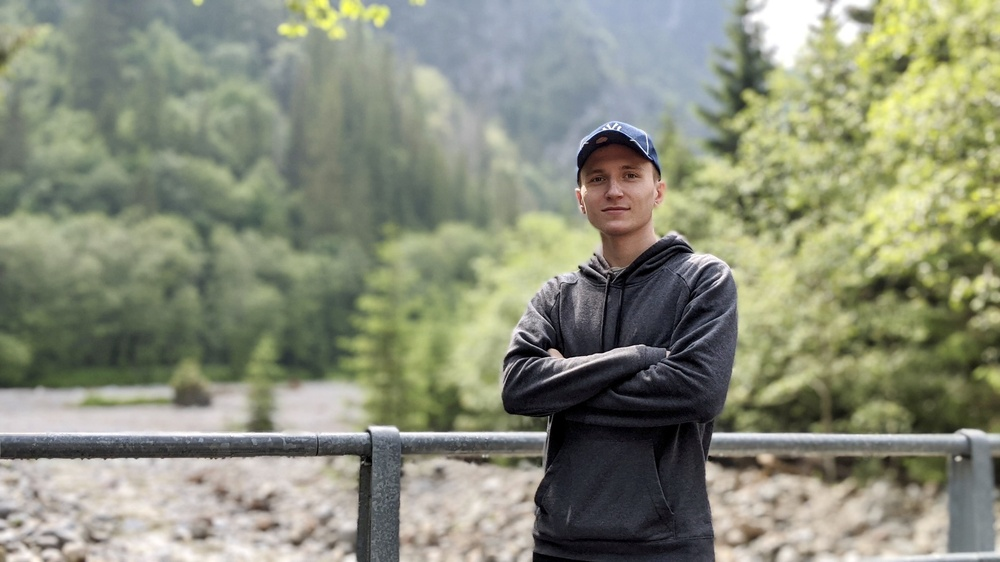
#> input picture image.jpg, 1000 x 562 px, shrunk from 4032 x 2268 before the run
$ python warm.py
#> lines starting #> are read from the running program, lines starting #| are printed output that depends on the picture
import cv2
import numpy as np


def add_warmer_shades(image, amount):
#> called with image = 'image.jpg', amount = 40
    image = cv2.imread(image)
#> image is the input picture: shape (562, 1000, 3); mean B, G, R 122.3, 141.5, 137.7

    # Convert BGR image to LAB color space
    lab_image = cv2.cvtColor(image, cv2.COLOR_BGR2LAB)
#> lab_image: shape (562, 1000, 3); mean of channels 0, 1, 2 146.2, 123.4, 137.6

    # Split channels
    l_channel, a_channel, b_channel = cv2.split(lab_image)
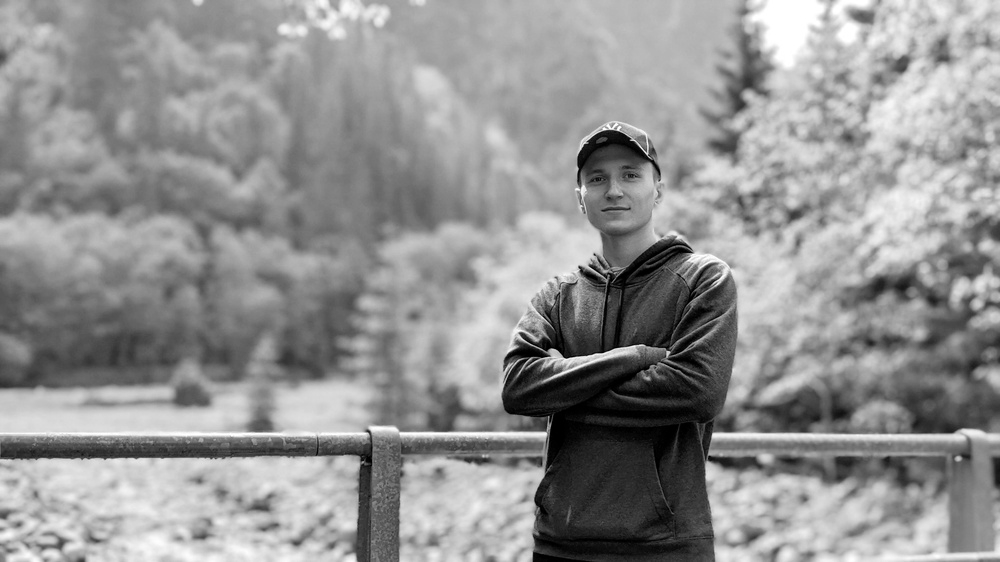
#> l_channel: shape (562, 1000); min 0, max 255, mean 146.2
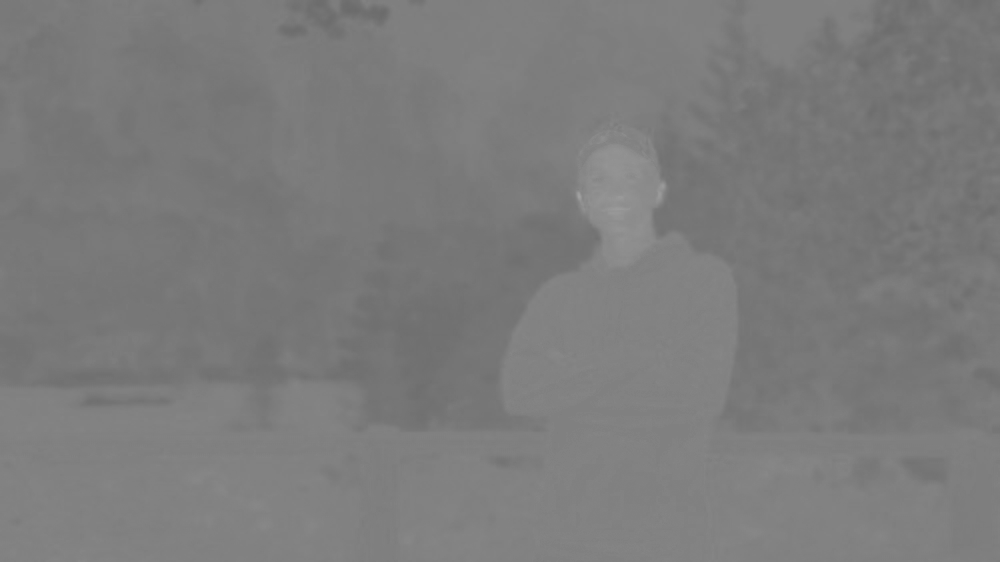
#> a_channel: shape (562, 1000); min 107, max 161, mean 123.4
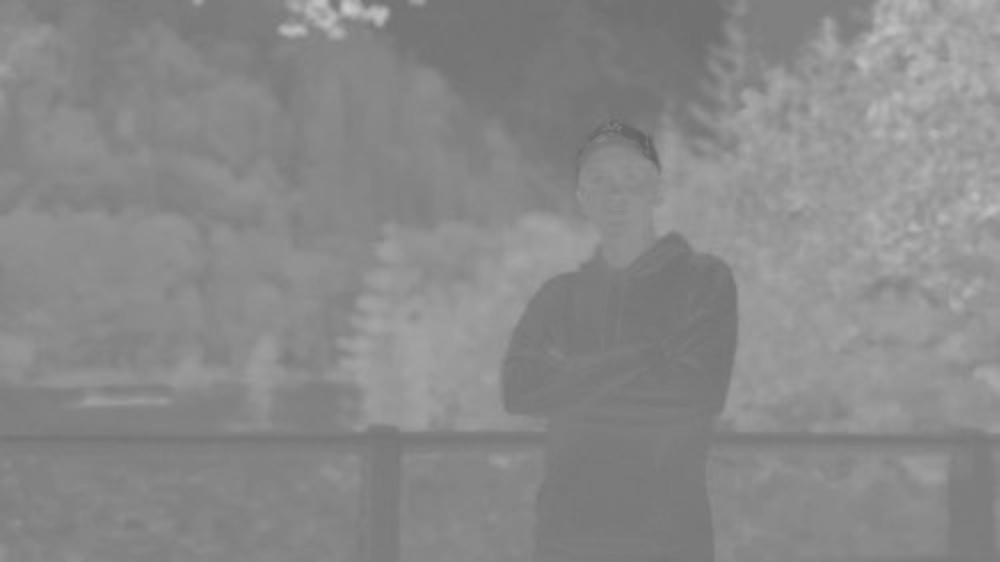
#> b_channel: shape (562, 1000); min 99, max 202, mean 137.6

    # Increase a-channel values to add warmth
    a_channel = np.clip(a_channel + amount, 0, 255).astype(np.uint8)
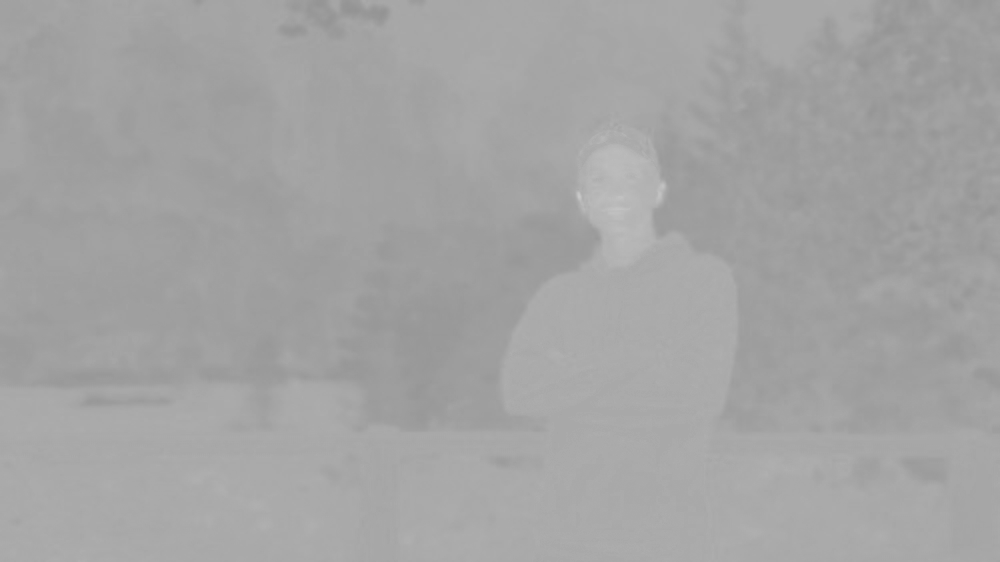
#> a_channel: shape (562, 1000); min 147, max 201, mean 163.4

    # Merge channels
    lab_image = cv2.merge((l_channel, a_channel, b_channel))
#> lab_image: shape (562, 1000, 3); mean of channels 0, 1, 2 146.2, 163.4, 137.6

    # Convert back to BGR color space
    warmer_image = cv2.cvtColor(lab_image, cv2.COLOR_LAB2BGR)
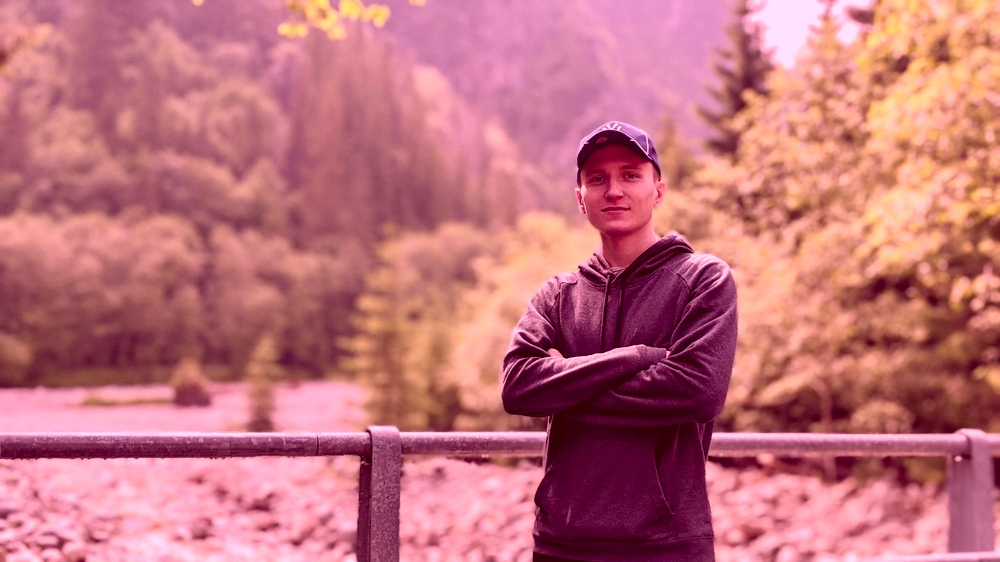
#> warmer_image: shape (562, 1000, 3); mean B, G, R 124.1, 114, 195.5

    # return warmer_image

    # Show the pixelated image
    cv2.imshow('warmer_image', warmer_image)
    cv2.waitKey(0)
    cv2.destroyAllWindows()


add_warmer_shades('image.jpg', 40)
